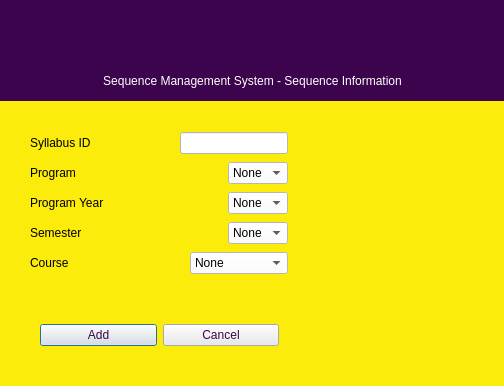
<?xml version="1.0" encoding="UTF-8"?>
<ui version="4.0">
 <class>Sequencedialog</class>
 <widget class="QDialog" name="Sequencedialog">
  <property name="geometry">
   <rect>
    <x>0</x>
    <y>0</y>
    <width>504</width>
    <height>386</height>
   </rect>
  </property>
  <property name="minimumSize">
   <size>
    <width>504</width>
    <height>386</height>
   </size>
  </property>
  <property name="maximumSize">
   <size>
    <width>504</width>
    <height>386</height>
   </size>
  </property>
  <property name="windowTitle">
   <string>Sequencedialog</string>
  </property>
  <property name="styleSheet">
   <string notr="true">background-color: rgb(252, 236, 12);</string>
  </property>
  <widget class="QWidget" name="layoutWidget">
   <property name="geometry">
    <rect>
     <x>40</x>
     <y>320</y>
     <width>239</width>
     <height>30</height>
    </rect>
   </property>
   <layout class="QHBoxLayout" name="horizontalLayout_6">
    <item>
     <widget class="QPushButton" name="addButton">
      <property name="styleSheet">
       <string notr="true">color: rgb(60, 4, 76);
background-color: rgb(234, 234, 234);</string>
      </property>
      <property name="text">
       <string>Add</string>
      </property>
     </widget>
    </item>
    <item>
     <widget class="QPushButton" name="cancelButton">
      <property name="styleSheet">
       <string notr="true">color: rgb(60, 4, 76);
background-color: rgb(234, 234, 234);</string>
      </property>
      <property name="text">
       <string>Cancel</string>
      </property>
     </widget>
    </item>
   </layout>
  </widget>
  <widget class="QLabel" name="label_3">
   <property name="geometry">
    <rect>
     <x>-4</x>
     <y>-4</y>
     <width>511</width>
     <height>71</height>
    </rect>
   </property>
   <property name="styleSheet">
    <string notr="true">image: url(:/Images/Images/ublogo.png);
background-color: rgb(60, 4, 76);</string>
   </property>
   <property name="text">
    <string/>
   </property>
  </widget>
  <widget class="QLabel" name="label_4">
   <property name="geometry">
    <rect>
     <x>0</x>
     <y>60</y>
     <width>511</width>
     <height>41</height>
    </rect>
   </property>
   <property name="styleSheet">
    <string notr="true">color: rgb(255, 255, 255);
background-color: rgb(60, 4, 76);</string>
   </property>
   <property name="text">
    <string>                               Sequence Management System - Sequence Information</string>
   </property>
  </widget>
  <widget class="QWidget" name="layoutWidget">
   <property name="geometry">
    <rect>
     <x>30</x>
     <y>130</y>
     <width>258</width>
     <height>150</height>
    </rect>
   </property>
   <layout class="QGridLayout" name="gridLayout">
    <item row="0" column="0">
     <layout class="QHBoxLayout" name="horizontalLayout">
      <item>
       <widget class="QLabel" name="StudentIDLabel">
        <property name="text">
         <string>Syllabus ID</string>
        </property>
       </widget>
      </item>
      <item>
       <spacer name="horizontalSpacer">
        <property name="orientation">
         <enum>Qt::Horizontal</enum>
        </property>
        <property name="sizeHint" stdset="0">
         <size>
          <width>40</width>
          <height>20</height>
         </size>
        </property>
       </spacer>
      </item>
      <item>
       <widget class="QLineEdit" name="syllabusIdEdit">
        <property name="styleSheet">
         <string notr="true">background-color: rgb(255, 255, 255);</string>
        </property>
       </widget>
      </item>
     </layout>
    </item>
    <item row="1" column="0">
     <layout class="QHBoxLayout" name="horizontalLayout_2">
      <item>
       <widget class="QLabel" name="ProgramLabel">
        <property name="text">
         <string>Program</string>
        </property>
       </widget>
      </item>
      <item>
       <spacer name="horizontalSpacer_2">
        <property name="orientation">
         <enum>Qt::Horizontal</enum>
        </property>
        <property name="sizeHint" stdset="0">
         <size>
          <width>40</width>
          <height>20</height>
         </size>
        </property>
       </spacer>
      </item>
      <item>
       <widget class="QComboBox" name="ProgramComboBox">
        <property name="styleSheet">
         <string notr="true">background-color: rgb(255, 255, 255);</string>
        </property>
        <item>
         <property name="text">
          <string>None</string>
         </property>
        </item>
        <item>
         <property name="text">
          <string>AINT</string>
         </property>
        </item>
        <item>
         <property name="text">
          <string>BINT</string>
         </property>
        </item>
       </widget>
      </item>
     </layout>
    </item>
    <item row="2" column="0">
     <layout class="QHBoxLayout" name="horizontalLayout_3">
      <item>
       <widget class="QLabel" name="YearLabel">
        <property name="text">
         <string>Program Year</string>
        </property>
       </widget>
      </item>
      <item>
       <spacer name="horizontalSpacer_3">
        <property name="orientation">
         <enum>Qt::Horizontal</enum>
        </property>
        <property name="sizeHint" stdset="0">
         <size>
          <width>48</width>
          <height>20</height>
         </size>
        </property>
       </spacer>
      </item>
      <item>
       <widget class="QComboBox" name="progYearComboBox">
        <property name="styleSheet">
         <string>background-color: rgb(255, 255, 255);</string>
        </property>
        <item>
         <property name="text">
          <string>None</string>
         </property>
        </item>
        <item>
         <property name="text">
          <string>2018</string>
         </property>
        </item>
       </widget>
      </item>
     </layout>
    </item>
    <item row="3" column="0">
     <layout class="QHBoxLayout" name="horizontalLayout_4">
      <item>
       <widget class="QLabel" name="SemesterLabel">
        <property name="text">
         <string>Semester</string>
        </property>
       </widget>
      </item>
      <item>
       <spacer name="horizontalSpacer_4">
        <property name="orientation">
         <enum>Qt::Horizontal</enum>
        </property>
        <property name="sizeHint" stdset="0">
         <size>
          <width>40</width>
          <height>20</height>
         </size>
        </property>
       </spacer>
      </item>
      <item>
       <widget class="QComboBox" name="SemesterComboBox">
        <property name="styleSheet">
         <string notr="true">background-color: rgb(255, 255, 255);</string>
        </property>
        <item>
         <property name="text">
          <string>None</string>
         </property>
        </item>
        <item>
         <property name="text">
          <string>1</string>
         </property>
        </item>
        <item>
         <property name="text">
          <string>2</string>
         </property>
        </item>
       </widget>
      </item>
     </layout>
    </item>
    <item row="4" column="0">
     <layout class="QHBoxLayout" name="horizontalLayout_5">
      <item>
       <widget class="QLabel" name="CourseLabel">
        <property name="text">
         <string>Course</string>
        </property>
       </widget>
      </item>
      <item>
       <spacer name="horizontalSpacer_5">
        <property name="orientation">
         <enum>Qt::Horizontal</enum>
        </property>
        <property name="sizeHint" stdset="0">
         <size>
          <width>40</width>
          <height>20</height>
         </size>
        </property>
       </spacer>
      </item>
      <item>
       <widget class="QComboBox" name="CourseComboBox">
        <property name="styleSheet">
         <string notr="true">background-color: rgb(255, 255, 255);</string>
        </property>
        <item>
         <property name="text">
          <string>None</string>
         </property>
        </item>
        <item>
         <property name="text">
          <string>CMPS1134</string>
         </property>
        </item>
        <item>
         <property name="text">
          <string>CMPS1131</string>
         </property>
        </item>
        <item>
         <property name="text">
          <string>MATH1151</string>
         </property>
        </item>
        <item>
         <property name="text">
          <string>MATH1201</string>
         </property>
        </item>
        <item>
         <property name="text">
          <string>ENGL1014</string>
         </property>
        </item>
        <item>
         <property name="text">
          <string>CMSP1171</string>
         </property>
        </item>
        <item>
         <property name="text">
          <string>CMPS1232</string>
         </property>
        </item>
        <item>
         <property name="text">
          <string>CMPS1211</string>
         </property>
        </item>
        <item>
         <property name="text">
          <string>PHIL1014</string>
         </property>
        </item>
        <item>
         <property name="text">
          <string>MATH1302</string>
         </property>
        </item>
        <item>
         <property name="text">
          <string>ENG1025</string>
         </property>
        </item>
        <item>
         <property name="text">
          <string>PHYS1015</string>
         </property>
        </item>
        <item>
         <property name="text">
          <string>PHYS1015L</string>
         </property>
        </item>
        <item>
         <property name="text">
          <string>CMPS2131</string>
         </property>
        </item>
        <item>
         <property name="text">
          <string>CMPS2111</string>
         </property>
        </item>
        <item>
         <property name="text">
          <string>CMPS2151</string>
         </property>
        </item>
        <item>
         <property name="text">
          <string>CMPS2242</string>
         </property>
        </item>
        <item>
         <property name="text">
          <string>ENGL1035</string>
         </property>
        </item>
        <item>
         <property name="text">
          <string>MATH2201</string>
         </property>
        </item>
        <item>
         <property name="text">
          <string>CMPS2212</string>
         </property>
        </item>
        <item>
         <property name="text">
          <string>CMPS2232</string>
         </property>
        </item>
        <item>
         <property name="text">
          <string>MGMT1014</string>
         </property>
        </item>
        <item>
         <property name="text">
          <string>PSYC1014</string>
         </property>
        </item>
        <item>
         <property name="text">
          <string>HIST1014</string>
         </property>
        </item>
        <item>
         <property name="text">
          <string>CMPS1192</string>
         </property>
        </item>
        <item>
         <property name="text">
          <string>CMPS2992</string>
         </property>
        </item>
        <item>
         <property name="text">
          <string>SOCL1014</string>
         </property>
        </item>
        <item>
         <property name="text">
          <string>SPAN1025</string>
         </property>
        </item>
        <item>
         <property name="text">
          <string>ECON1014</string>
         </property>
        </item>
       </widget>
      </item>
     </layout>
    </item>
   </layout>
  </widget>
  <widget class="QLabel" name="resultLabel">
   <property name="geometry">
    <rect>
     <x>300</x>
     <y>160</y>
     <width>191</width>
     <height>21</height>
    </rect>
   </property>
   <property name="text">
    <string/>
   </property>
  </widget>
 </widget>
 <resources/>
 <connections/>
</ui>
